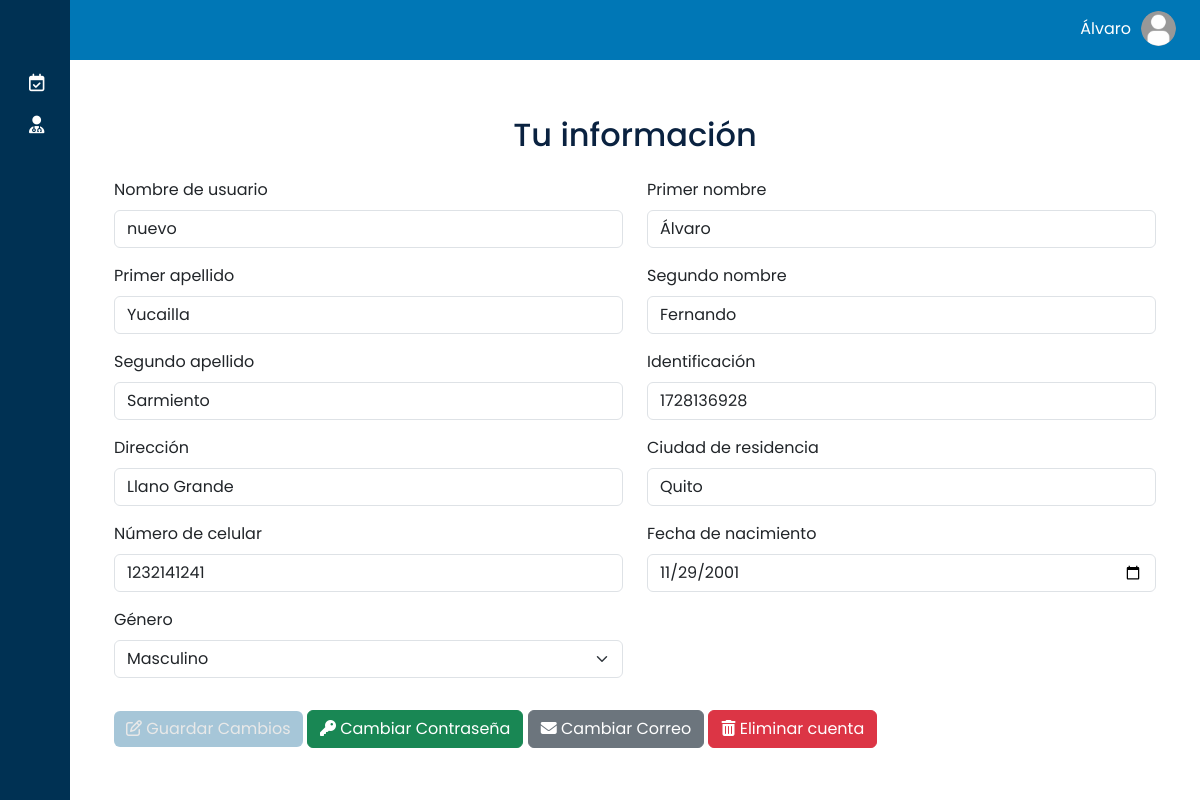
The app's page /core/shared/configuration/ (signed in), older data.
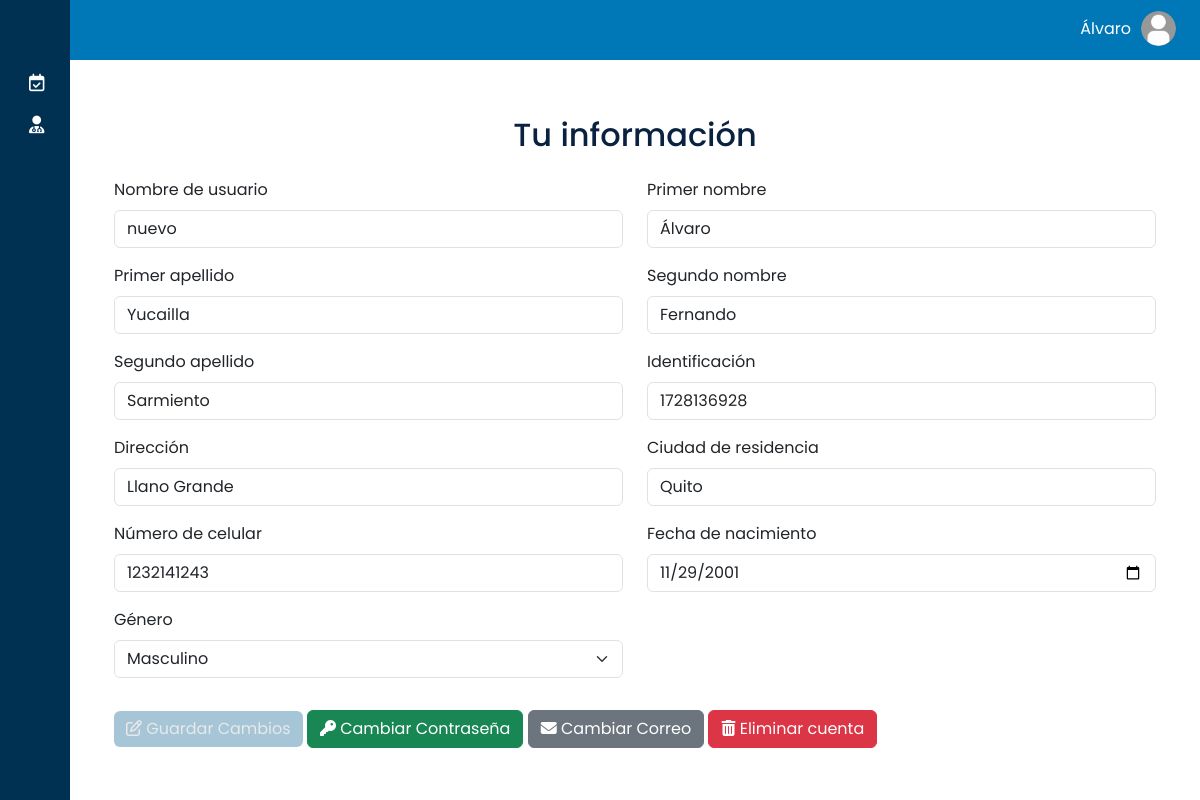
The same page, newer data.
### core/models.py (models this page shows, shortened)
class User(AbstractUser):
    middle_name = models.CharField(max_length=30, blank=True, null=True)
    maternal_surname = models.CharField(max_length=30, blank=True, null=True)
    identification = models.CharField(max_length=13, blank=True, null=True)
    address = models.CharField(max_length=50, blank=True, null=True)
    city = models.CharField(max_length=15, blank=True, null=True)
    phone_number = models.CharField(max_length=10, blank=True, null=True)
    birth_date = models.DateField(blank=True, null=True)
    GENRE_CHOICES = [
        ('M', 'Masculino'),
        ('F', 'Femenino'),
    ]
    genre = models.CharField(
        max_length=1, choices=GENRE_CHOICES, blank=False, null=False)

### core/views/shared_views.py (the view)
# urls.py: path('shared/configuration/', views.configuration, name='configuration'),
@login_required
def configuration(request):
    try:
        if request.method == "POST" and request.headers.get("X-Requested-With") == "XMLHttpRequest":
            form = UserUpdateForm(request.POST, instance=request.user)
            if form.is_valid():
                form.save()
                messages.success(
                    request, "Tu información ha sido actualizada exitosamente."
                )
                return JsonResponse({"success": True, "message": "Información actualizada exitosamente."})
            else:
                messages.error(
                    request, "Hubo un error al actualizar tu información. Por favor, revisa los campos."
                )
                return JsonResponse({"success": False, "errors": form.errors}, status=400)
        else:
            form = UserUpdateForm(instance=request.user)
    except Exception as e:
        messages.error(
            request, "Ocurrió un error inesperado. Por favor, intenta de nuevo."
        )
        return JsonResponse({"success": False, "error": "Ocurrió un error inesperado."}, status=500)
    return render(request, "shared/configuration.html", {"form": form})

### core/context_processors.py (called while the page is built)
def group_context(request):
    if request.user.is_authenticated:
        return {
            'is_paciente': request.user.groups.filter(name='Paciente').exists(),
            'is_administrador': request.user.groups.filter(name='Administrador').exists(),
            'is_secretaria': request.user.groups.filter(name='Secretaria').exists(),
            'is_doctor': request.user.groups.filter(name='Doctor').exists(),
        }
    return {}

### core/templates/shared/configuration.html (shortened to what this page needs)
{% extends 'shared/base.html' %}
{% load static %}
{% block content %}
<div class="content">
    <div class="container">
        <h2 class="my-4 text-center">Tu información</h2>
        <form id="configurationForm" method="post" action="{% url 'configuration' %}">
            <div class="row">
                {% for field in form %}
                <div class="col-md-6 mb-3">
                    <div class="form-group">
                        <label for="{{ field.id_for_label }}" class="form-label">
                            {{ field.label }}
                        </label>
                        {{ field }}
                    </div>
                </div>
                {% endfor %}
            </div>
            <div class="d-grid gap-2 d-md-block">
                <button type="submit" id="submitButton" class="btn custom-button mt-3" disabled>
                    <i class="fa-regular fa-pen-to-square"></i> Guardar Cambios</button>
                <a class="btn btn-success mt-3" href="{% url 'account_change_password' %}" role="button">
                    <i class="fa-solid fa-key"></i> Cambiar Contraseña</a>
                <a class="btn btn-secondary mt-3" href="{% url 'render_email_page' %}" role="button">
                    <i class="fa-solid fa-envelope"></i> Cambiar Correo</a>
                <button type="button" class="btn btn-danger mt-3" id="deleteAccountButton">
                    <i class="fa-solid fa-trash-can"></i> Eliminar cuenta</button>
            </div>
        </form>
    </div>
</div>
{% endblock %}

### core/templates/shared/base.html (shortened to what this page needs)
{% load static %}
<!DOCTYPE html>
<html lang="en">
<head>
    <link href="https://cdn.lineicons.com/4.0/lineicons.css" rel="stylesheet" />
    <link rel="stylesheet" href="https://cdnjs.cloudflare.com/ajax/libs/font-awesome/6.5.2/css/all.min.css">
    <link href="https://cdn.jsdelivr.net/npm/bootstrap@5.3.0-alpha3/dist/css/bootstrap.min.css" rel="stylesheet"
>
    <link href="https://cdn.jsdelivr.net/npm/gridjs/dist/theme/mermaid.min.css" rel="stylesheet" />
    <link href="https://cdn.jsdelivr.net/npm/tom-select@2.0.0/dist/css/tom-select.css" rel="stylesheet">
    <link rel="stylesheet" href="{% static '/styles/main.css' %}">
</head>
<body>
    <div class="wrapper">
        <aside id="sidebar">
            <div class="d-flex">
                <button class="toggle-btn" type="button">
                </button>
            </div>
            <ul class="sidebar-nav">
                {% if is_administrador %}
                <li class="sidebar-item">
                    <a href="#" class="sidebar-link collapsed has-dropdown" data-bs-toggle="collapse"
                        data-bs-target="#appointment-management" aria-expanded="false"
                        aria-controls="appointment-management">
                        <i class="fa-regular fa-calendar-check"></i>
                    </a>
                </li>
                <li class="sidebar-item">
                    <a href="#" class="sidebar-link collapsed has-dropdown" data-bs-toggle="collapse"
                        data-bs-target="#hospital-management" aria-expanded="false" aria-controls="hospital-management">
                        <i class="fa-solid fa-user-doctor"></i>
                    </a>
                </li>
                <li class="sidebar-item">
                    <a href="{% url 'configuration' %}" class="sidebar-link">
                    </a>
                </li>
                {% endif %}
            </ul>
            <div class="sidebar-footer">
                <a href="{% url 'account_logout' %}" class="sidebar-link">
                </a>
            </div>
        </aside>
        <div class="main2">
            <div class="dashboard-navbar">
                <div class="navbar-content">
                    <ul class="main-nav">
                        <li class="user-link">
                            <div class="user-info">
                                <span class="user-name">{{ request.user.first_name }}</span>
                                <a href="#">
                                    <img src="{% static 'images/account.png' %}" alt="Profile" class="avatar">
                                </a>
                            </div>
                        </li>
                    </ul>
                </div>
            </div>
            {% block content %}
            {% endblock %}
        </div>
    </div>
</body>
</html>

Row changes from the older to the newer data that the page shows:
changed User "Álvaro": phone_number "1232141241" → "1232141243"
